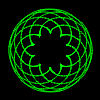

The script that saved this image:
import pygame
import math, random, fractions
pygame.init()

def sin (angle):
	# Degree sine
	return math.sin(math.radians(angle))

def cos (angle):
	# Degree cosine
	return math.cos(math.radians(angle))

def cyclolist(imgsize, radii):
	# Function generates a set of image coordinates to approximate a spirograph with the given dimensions.

	# Center offset so the spirograph is properly centered on the image.
	cenx, ceny = imgsize[0] / 2, imgsize[1] / 2
	# Fixed radius, moving radius, and pen offset.
	# Fixed radius can be any value. Negative values just flip the spirograph, and zero values create circles.
	# Positive values for moving radius creates epicycloids, while negative values creates hypocycloids. r = 0 is undefined.
	# Pen offset can be any value. Negative values, again, will just flip the spirograph.
	fixrad, movrad, offset = radii[:3]
	if movrad == 0: raise ZeroDivisionError('The moving circle\'s radius cannot be zero!')
	# Scale makes sure that the spirograph fits the image dimensions properly.
	# The scale factor is ideally half the side length of a square image.
	# The furthest points from the center of a spirograph are at a distance abs(R + o) + r from the center.
	scalefac = (cenx if cenx < ceny else ceny) / ((abs(fixrad + offset) + movrad) * 1.2)
	# Number of revolutions around the fixed circle to perform.
	# The number of revolutions required to complete a spirograph is equal to the LCM of R and r divided by R.
	max_rotations = float(movrad) / fractions.gcd(fixrad, movrad)
	# Returns a list of points on the image that correspond to vertices on the spirograph.
	phi = random.randint(0, 360)
	return [
		[
			((fixrad + movrad) * cos(t + phi) + offset * cos(((fixrad + movrad) * (t + phi) / movrad))) * scalefac + cenx, 
			((fixrad + movrad) * sin(t + phi) + offset * sin(((fixrad + movrad) * (t + phi) / movrad))) * scalefac + ceny
		] for t in range(int(max_rotations * 360))
		]

_ssurf = pygame.Surface((100, 100))
pygame.draw.aalines(_ssurf, (0, 255, 0), True, cyclolist(_ssurf.get_size(), (10, 7, 7)))
pygame.image.save(_ssurf, 'spiro.png')